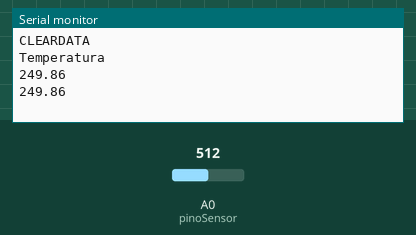
This sketch was run on a simulated Arduino Uno, built with avr-gcc and run on an emulated ATmega328P. Parts: the last lines printed to the serial monitor. Inputs (shaded band) come from the test bench; at power-on: A0 (pinoSensor) = 512.

Above: at 1.8 s.
1.9 s: A0 (pinoSensor) set to 716
At 2.8 s:
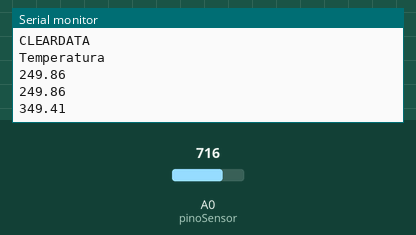
3.4 s: A0 (pinoSensor) set to 900
At 4.6 s:
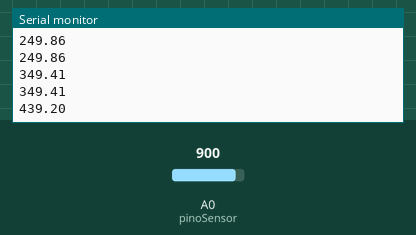
Timing chart, 0 to 6.4 s (numbered marks = the images above; inputs shaded):
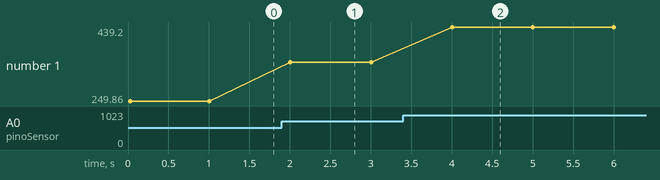

Measured:
- after the input at 1.9 s, the serial monitor: prints a new line after 0.10 s (image 1)
- after the input at 3.4 s, the serial monitor: prints a new line after 0.60 s (image 2)
- plotted number 1: 249.86 → 349.41 after the input at 1.9 s, 349.41 → 439.2 after the input at 3.4 s

The sketch:

sensor-temp.ino
```cpp
int pinoSensor = 0;
int valorLido = 0;
float temperatura = 0;
int linha =0;

void setup() {
  // put your setup code here, to run once:
Serial.begin(9600);
Serial.println("CLEARDATA");
Serial.println("Temperatura");
}

void loop() {
  // put your main code here, to run repeatedly:
  valorLido = analogRead(pinoSensor);
  temperatura = (valorLido * 0.00488);//5volts dividido por 1023 = 0,0048 precisão do A/D
  temperatura = temperatura * 100;//converte milivolts para celsius - cada 10mv==1 grau C
  linha++;
  //Serial.print("DATA, TIME");
  Serial.println(temperatura);
  //Serial.print(",");
  //Serial.println(linha);

  if(linha > 100){//loop pra executar 100 vezes e depois repetir
    linha = 0;
    Serial.println("ROW, set, 2");
    }
    delay(1000);// tempo de um segundo para a exibição de dados
}
```
